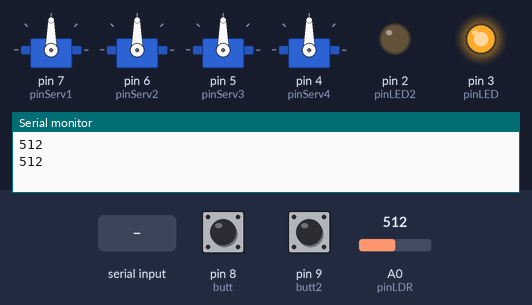
Bench run of a sketch on a simulated Arduino Uno, built with avr-gcc and run on an emulated ATmega328P. Parts: 4 × servo, output pins drawn as LEDs (lit = HIGH), the last lines printed to the serial monitor. The inputs (shaded band) are chosen by the test bench; at power-on: A0 (pinLDR) = 512, pin 8 (butt) HIGH, pin 9 (butt2) HIGH.

Above: at 1.2 s.
1.3 s: "1" received over the second serial link
At 2.15 s:
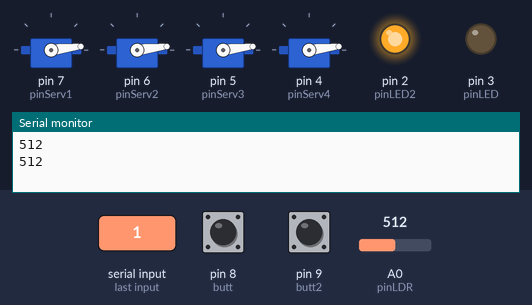
4.8 s: A0 (pinLDR) set to 190
8.3 s: A0 (pinLDR) set to 208
At 12.3 s:
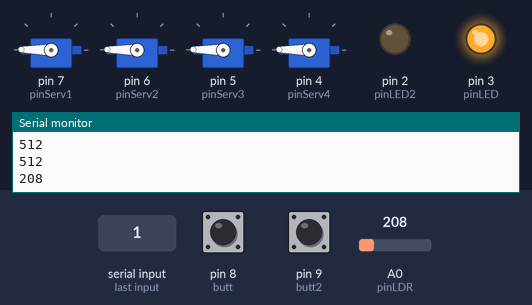
12.5 s: pin 8 (butt) pulled LOW for 0.6 s
At 14.26 s:
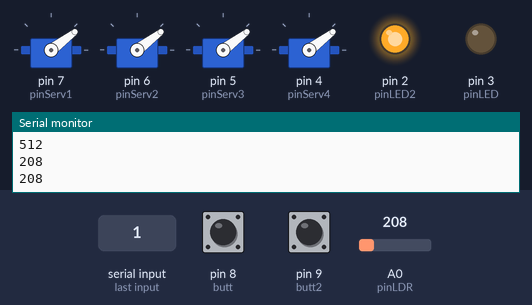
Timing chart, 0 to 17.0 s (numbered marks = the images above; inputs shaded):
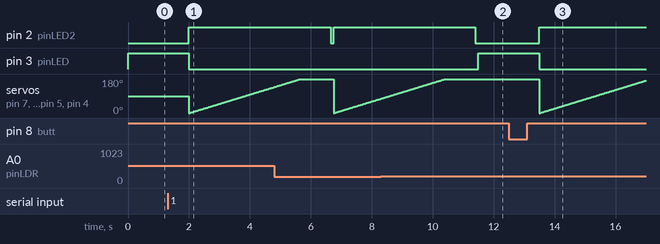

The sketch:

Black-Arm.ino
```cpp
//== INCLUDES
#include <Servo.h>          //* include the library Servo
#include <SoftwareSerial.h> //* include the library SoftwareSerial
#include <Arduino.h>        //* include the library Arduino

//== END INCLUDES

//== DEFINES
#define pinLDR A0       //* set analog pin 0 as the LDR pin
#define pot1 A1         //* potentiometer 1
#define pot2 A2         //* potentiometer 2
#define pot3 A3         //* potentiometer 3
#define pot4 A4         //* potentiometer 4
#define lightLevel 200  //* light level to be calibrated
#define pinServ1 7      //* set digital pin 7 as servomotor 1 pin
#define pinServ2 6      //* set digital pin 6 as servomotor 2 pin
#define pinServ3 5      //* set digital pin 5 as servomotor 3 pin
#define pinServ4 4      //* set digital pin 4 as servomotor 4 pin
#define pinLED 3        //* set digital pin 3 as LED 1 pin
#define pinLED2 2       //* set digital pin 2 as LED 2 pin
#define butt 8          //* set digital pin 8 as Button 1 pin
#define butt2 9          //* set digital pin 9 as Button 2 pin
//== END DEFINES

//== OBJECTS AND FUNCTIONS DECLARATIONS
Servo serv1, serv2, serv3, serv4;        //* create the object serv1, serv2, serv3, and serv4
int motor1,motor2,motor3,motor4;         //* create motor1, motor1, motor3, and motor4 variable
SoftwareSerial bluetoothSerial (10, 11); //* create a bluetooth serial (RX: 10, TX: 11)
void printMonitor();
void movementOfButt1();
void movementOfButt2();
void movementOfBluetoothButt1();
void movementOfBluetoothButt2();
//== END OBJECTS AND FUNCTIONS DECLARATIONS

//== SETUP
void setup() {
    Serial.begin(9600);             //* start the serial
    bluetoothSerial.begin(9600);    //* start bluetooth serial
    pinMode(pinLED, OUTPUT);        //* set pinLED as digital output
    pinMode(pinLED2, OUTPUT);       //* set pinLED2 as digital output
    pinMode(butt,INPUT_PULLUP);     //* sets button 1 pin as input with pullup resistor
    pinMode(butt2,INPUT_PULLUP);     //* sets button 2 pin as input with pullup resistor
    serv1.attach(pinServ1);         //* assign object serv1 to pinserv1
    serv2.attach(pinServ2);         //* assign object serv2 to pinserv2
    serv3.attach(pinServ3);         //* assign object serv3 to pinserv3
    serv4.attach(pinServ4);         //* assign object serv4 to pinserv4
}
//== END SETUP

//== LOOP BEGINNING
void loop() {
//== LOOP VARIABLES
    int ldrValue = analogRead(pinLDR);        //* read value from sensor
    Serial.println(analogRead(pinLDR));       //* print value from sensor
    // ldrValue = map(ldrValue,0,1023,0,255); //! if you want convert from analog to digital
    int Butt = digitalRead(butt);             //* read the button value
    int Butt2 = digitalRead(butt2);           //* read the button value
//== END LOOP VARIABLES

//== POTENTIOMETER CONTROLS                     //! use to see the limits of the arm setup you created before configuring the arm
//motor1 = map(analogRead(pot1),0,1023,0,180);  //* convert the analog potentiometer to angles
//motor2 = map(analogRead(pot2),0,1023,0,180);  //* convert the analog potentiometer to angles
//motor3 = map(analogRead(pot3),0,1023,0,180);  //* convert the analog potentiometer to angles
// motor4 = map(analogRead(pot4),0,1023,0,180); //* convert the analog potentiometer to angles
// serv1.write(motor1);                         //* do the serv move
//serv2.write(motor2);                          //* do the serv move
//serv3.write(motor3);                          //* do the serv move
//serv4.write(motor4);                          //* do the serv move
//== END OF POTENTIOMETER CONTROLS

//== LIGHT SENSOR LOGIC
    if(ldrValue > lightLevel){
        digitalWrite(pinLED, HIGH); //? turns on the LED to indicate that the sensor has seen the new cargo truck
        delay(1000);
        digitalWrite(pinLED, LOW);
//== END OF LIGHT SENSOR LOGIC

        //== BUTTONS LOGIC
        if(Butt == LOW){                    //* See if the button is pressed
            digitalWrite(pinLED2, HIGH);    //* turn on the LED light to indicate the beginning of the movement of the arm
            movementOfButt1();
            delay(1000);
            digitalWrite(pinLED2, LOW);     //* turn off the LED light to indicate the end of the movement of the arm
            delay(100);
        }
        if(Butt2 == LOW){                   //* See if the button is pressed
            digitalWrite(pinLED2, HIGH);    //* turn on the LED light to indicate the beginning of the movement of the arm
            movementOfButt2();
            delay(1000);
            digitalWrite(pinLED2, LOW);     //* turn off the LED light to indicate the end of the movement of the arm
            delay(100);
        }
        //== END OF BUTTONS LOGIC

        //== BEGINNING OF BLUETOOTH LOGIC
        if(bluetoothSerial.available()){
            int byteReceived = bluetoothSerial.read(); //* bluetooth read from serial
                if(byteReceived = 1){
                    digitalWrite(pinLED2, HIGH);       //* turn on the LED light to indicate the beginning of the movement of the arm
                    movementOfBluetoothButt1();
                    delay(1000);
                    digitalWrite(pinLED2, LOW);        //* turn off the LED light to indicate the end of the movement of the arm
                    delay(100);
                }
                if(byteReceived = 2){
                    digitalWrite(pinLED2, HIGH);       //* turn on the LED light to indicate the beginning of the movement of the arm
                    movementOfBluetoothButt2();
                    delay(1000);
                    digitalWrite(pinLED2, LOW);        //* turn off the LED light to indicate the end of the movement of the arm
                    delay(100);
                }
        }
        //== END OF BLUETOOTH LOGIC
    }

}
//== END LOOP

//== AUXILIARIES FUNCTIONS
void printMonitor(){             //* Print monitor function
    Serial.println("===================");
    Serial.println(analogRead(pinLDR));
  }

void movementOfButt1(){          //! Configure the movement of the Button 1

  for(int angleServo = 0; angleServo < 180; angleServo++){ //! configure the moviment
    serv1.write(angleServo);
    serv2.write(angleServo);
    serv3.write(angleServo);
    serv4.write(angleServo);
    delay(20);
  }
}

void movementOfButt2(){          //! Configure the movement of the Button 2
  for(int angleServo = 0; angleServo < 180; angleServo++){ //! configure the moviment
    serv1.write(angleServo);
    serv2.write(angleServo);
    serv3.write(angleServo);
    serv4.write(angleServo);
    delay(20);
  }
}

void movementOfBluetoothButt1(){ //! Configure the movement of the Bluetooh Button 1
  for(int angleServo = 0; angleServo < 180; angleServo++){ //! configure the moviment
    serv1.write(angleServo);
    serv2.write(angleServo);
    serv3.write(angleServo);
    serv4.write(angleServo);
    delay(20);
  }
}

void movementOfBluetoothButt2(){ //! Configure the movement of the Bluetooh Button 2
  for(int angleServo = 0; angleServo < 180; angleServo++){ //! configure the moviment
    serv1.write(angleServo);
    serv2.write(angleServo);
    serv3.write(angleServo);
    serv4.write(angleServo);
    delay(20);
  }
}
//== END AUXILIARIES FUNCTIONS
```

Measured:
- after the input at 1.3 s, pin 2 (pinLED2): LOW → HIGH after 0.70 s; pin 3 (pinLED): HIGH → LOW after 0.70 s
- after the input at 8.3 s, pin 3 (pinLED): LOW → HIGH after 3.2 s
- after the input at 12.5 s, pin 2 (pinLED2): LOW → HIGH after 1.0 s; pin 3 (pinLED): HIGH → LOW after 1.0 s
